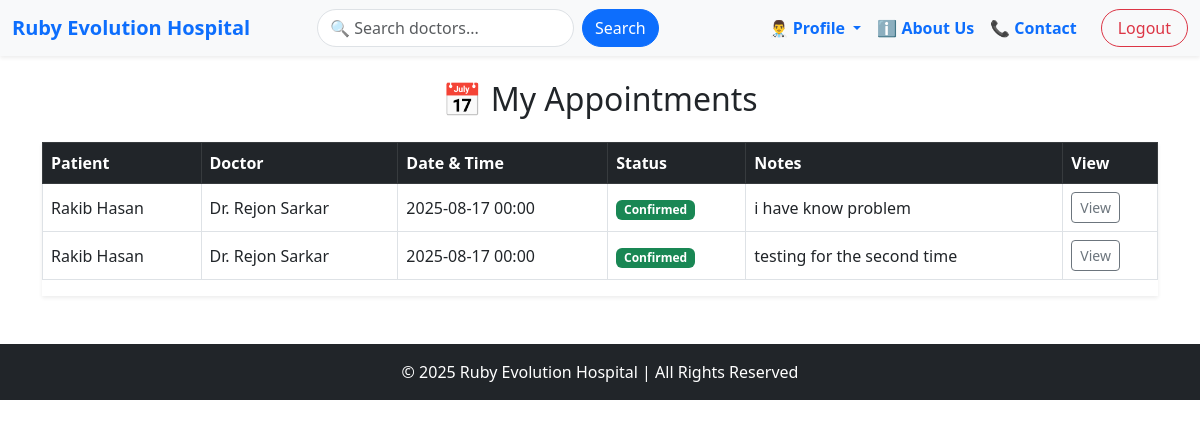
/appointment/MyAppointments/ (signed in), run on an earlier commit of the app's database.
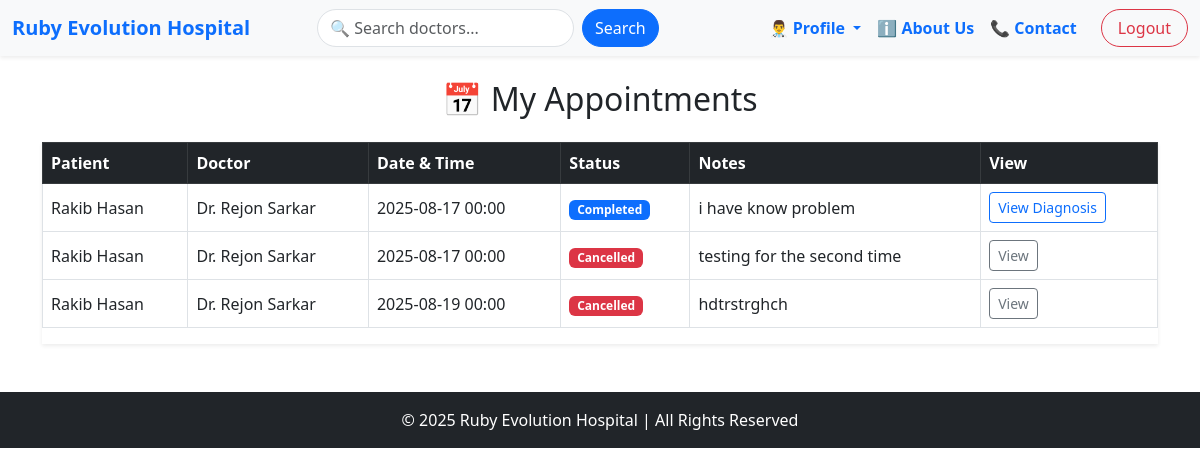
And on a later commit of the database.
### appointment/models.py (models this page shows, shortened)
class Appointment(models.Model):
    STATUS_CHOICES = [
        ('Pending', 'Pending'),
        ('Confirmed', 'Confirmed'),
        ('Completed', 'Completed'),
        ('Cancelled', 'Cancelled'),
    ]
    patient = models.ForeignKey(PatientProfile, on_delete=models.CASCADE)
    doctor = models.ForeignKey(DoctorProfile, on_delete=models.CASCADE)
    appointment_date = models.DateTimeField()
    status = models.CharField(max_length=20, choices=STATUS_CHOICES, default='Pending')
    notes = models.TextField(null=True, blank=True)
    created_at = models.DateTimeField(auto_now_add=True)

### accounts/models.py (models this page shows, shortened)
class PatientProfile(models.Model):
    BLOOD_GROUP_CHOICES = [
        ('A+', 'A+'), ('A-', 'A-'),
        ('B+', 'B+'), ('B-', 'B-'),
        ('O+', 'O+'), ('O-', 'O-'),
        ('AB+', 'AB+'), ('AB-', 'AB-'),
    ]
    STATUS_CHOICES = [
        ('Outpatient', 'Outpatient'),
        ('Inpatient', 'Inpatient'),
        ('Discharged', 'Discharged'),
    ]
    GENDER_CHOICES = [
        ('Male', 'Male'),
        ('Female', 'Female'),
        ('Other', 'Other'),
    ]
    user = models.OneToOneField(CustomUser, on_delete=models.CASCADE)
    profile_picture = models.ImageField(upload_to='patient_profiles/', null=True, blank=True)
    date_of_birth = models.DateField(null=True, blank=True)
    gender = models.CharField(max_length=10, choices=GENDER_CHOICES, null=True, blank=True)
    contact_number = models.CharField(max_length=15, null=True, blank=True)
    address = models.TextField(null=True, blank=True)
    blood_group = models.CharField(max_length=3, choices=BLOOD_GROUP_CHOICES, null=True, blank=True)
    allergies = models.TextField(null=True, blank=True)
    emergency_contact_number = models.CharField(max_length=15, null=True, blank=True)
    status = models.CharField(max_length=20, choices=STATUS_CHOICES, default='Outpatient')

class CustomUser(AbstractUser):
    ROLE_CHOICES = (
        ('admin', 'Admin'),
        ('doctor', 'Doctor'),
        ('patient', 'Patient'),
        ('staff', 'Staff'),
    )
    CURRENT_STATUS = [
        ('apporved','Approved'),
        ('panding','Panding'),
        ('cancel','Cancel'),
    ]
    first_name = models.CharField(max_length=50,null=True)
    last_name = models.CharField(max_length=50,null=True)
    role = models.CharField(choices=ROLE_CHOICES, max_length=50,null=True, blank=True)
    current_status = models.CharField(choices=CURRENT_STATUS, max_length=50,default='panding')

class DoctorProfile(models.Model):
    DEPARTMENT_CHOICES = [
        ('Cardiology', 'Cardiology'),
        ('Neurology', 'Neurology'),
        ('Orthopedics', 'Orthopedics'),
        ('Pediatrics', 'Pediatrics'),
        ('General', 'General'),
        ('Dermatology', 'Dermatology'),
        ('Gynecology', 'Gynecology'),
    ]
    user = models.OneToOneField(CustomUser, on_delete=models.CASCADE,related_name='doctor')
    profile_picture = models.ImageField(upload_to='doctor_profiles/', null=True, blank=True)
    contact_number = models.CharField(max_length=15, null=True, blank=True)
    department = models.CharField(max_length=50, choices=DEPARTMENT_CHOICES, default='General')
    specialization = models.CharField(max_length=100, null=True, blank=True)
    qualification = models.CharField(max_length=200, null=True, blank=True)
    bio = models.TextField(null=True,blank=True)
    experience = models.PositiveIntegerField(default=0)
    consultation_fee = models.DecimalField(max_digits=8, decimal_places=2, default=0.00)
    availability_status = models.BooleanField(default=True)

### appointment/views.py (the view)
# urls.py: path('MyAppointments/', MyAppointments.as_view(), name='MyAppointments'),
class MyAppointments(LoginRequiredMixin, View):
    def get(self, request):
        if request.user.role == 'patient':
            patient = PatientProfile.objects.get(user=request.user)
            appointments = Appointment.objects.filter(patient=patient).select_related('diagnosis').order_by('-created_at')
        elif request.user.role == 'doctor':
            doctor = DoctorProfile.objects.get(user=request.user)
            appointments = Appointment.objects.filter(doctor=doctor).select_related('diagnosis').order_by('-created_at')
        else:
            appointments = Appointment.objects.all().select_related('diagnosis')
        return render(request, 'consultation/myAppointmentList.html', {'appointments': appointments})

### appointment/templates/consultation/myAppointmentList.html (shortened to what this page needs)
{% extends "base.html" %}
{% block content %}
<div class="container mt-4">
    <h2 class="mb-4 text-center">📅 My Appointments</h2>
    {% if appointments %}
        <div class="table-responsive shadow-sm">
            <table class="table table-hover table-bordered align-middle">
                <thead class="table-dark">
                    <tr>
                        {% if request.user.role == "patient" %}
                            <th>Doctor</th>
                        {% elif request.user.role == "doctor" %}
                            <th>Patient</th>
                        {% else %}
                            <th>Patient</th>
                            <th>Doctor</th>
                        {% endif %}
                        <th>Date & Time</th>
                        <th>Status</th>
                        <th>Notes</th>
                        <th>View</th>
                    </tr>
                </thead>
                <tbody>
                    {% for appointment in appointments %}
                        <tr>
                            {% if request.user.role == "patient" %}
                                <td>
                                    <a href="{% url 'doctorDetail' appointment.doctor.id %}" class="text-decoration-none">
                                        Dr. {{ appointment.doctor.user.get_full_name }}
                                    </a>
                                </td>
                            {% elif request.user.role == "doctor" %}
                                <td>
                                    <a href="{% url 'patientDetail' appointment.patient.id %}" class="text-decoration-none">
                                        {{ appointment.patient.user.get_full_name }}
                                    </a>
                                </td>
                            {% else %}
                                <td>{{ appointment.patient.user.get_full_name }}</td>
                                <td>Dr. {{ appointment.doctor.user.get_full_name }}</td>
                            {% endif %}
                            <td>{{ appointment.appointment_date|date:"Y-m-d H:i" }}</td>
                            <td>
                                {% if appointment.status == "Pending" %}
                                    <span class="badge bg-warning text-dark">Pending</span>
                                {% elif appointment.status == "Confirmed" %}
                                    <span class="badge bg-success">Confirmed</span>
                                {% elif appointment.status == "Completed" %}
                                    <span class="badge bg-primary">Completed</span>
                                {% elif appointment.status == "Cancelled" %}
                                    <span class="badge bg-danger">Cancelled</span>
                                {% endif %}
                            </td>
                            <td>{{ appointment.notes|default:"-" }}</td>
                            <td>
                                {% if appointment.status == "Completed" and appointment.diagnosis %}
                                    <a href="{% url 'DiagnosisDetail' appointment.diagnosis.id %}" class="btn btn-sm btn-outline-primary">View Diagnosis</a>
                                {% else %}
                                    <a href="{% url 'patientNoteDetail' appointment.id %}" class="btn btn-sm btn-outline-secondary">View</a>
                                {% endif %}
                            </td>
                        </tr>
                    {% endfor %}
                </tbody>
            </table>
        </div>
    {% else %}
        <p class="text-center text-muted">No appointments found.</p>
    {% endif %}
</div>
{% endblock %}

### accounts/templates/base.html (shortened to what this page needs)
<!DOCTYPE html>
<html lang="en">
<head>
  <link href="https://cdn.jsdelivr.net/npm/bootstrap@5.3.0/dist/css/bootstrap.min.css" rel="stylesheet">
</head>
<body>
{% include "navbar.html" %}
{% block content %}{% endblock content %}
{% include "footer.html" %}
</body>
</html>

### accounts/templates/navbar.html (shortened to what this page needs)
<nav class="navbar navbar-expand-lg navbar-light bg-light shadow-sm">
  <div class="container-fluid">
    <a class="navbar-brand fw-bold text-primary" href="{% url 'homePage' %}">
      Ruby Evolution Hospital
    </a>
    <div class="collapse navbar-collapse" id="navbarContent">
      <form class="d-flex mx-auto" role="search" method="GET" action="{% url 'doctorList' %}">
        <input class="form-control me-2 rounded-pill" type="search" name="q" placeholder="🔍 Search doctors..." aria-label="Search">
        <button class="btn btn-primary rounded-pill" type="submit">Search</button>
      </form>
      <ul class="navbar-nav ms-auto align-items-center">
        <li class="nav-item dropdown">
          <a class="nav-link dropdown-toggle text-primary fw-semibold" href="#" role="button" data-bs-toggle="dropdown" aria-expanded="false">
            👨‍⚕️ Profile
          </a>
        </li>
        <li class="nav-item">
          <a class="nav-link text-primary fw-semibold" href="#">ℹ️ About Us</a>
        </li>
        <li class="nav-item">
          <a class="nav-link text-primary fw-semibold" href="#">📞 Contact</a>
        </li>
        <li class="nav-item ms-3">
          <a class="btn btn-outline-danger rounded-pill px-3" href="{% url 'logout' %}">Logout</a>
        </li>
      </ul>
    </div>
  </div>
</nav>

### accounts/templates/footer.html
<footer class="bg-dark text-white text-center py-3 mt-5">
  <p class="mb-0">&copy; 2025 Ruby Evolution Hospital | All Rights Reserved</p>
</footer>

What changed in the data, as far as the page shows it:
changed Appointment "i have know problem": status "Confirmed View" → "Completed View Diagnosis"
changed Appointment "testing for the second time": status "Confirmed" → "Cancelled"
added Appointment: patient.user.get_full_name "Rakib Hasan", doctor.user.get_full_name "Rejon Sarkar", appointment_date "2025-08-19 00:00", status "Cancelled", notes "hdtrstrghch"
